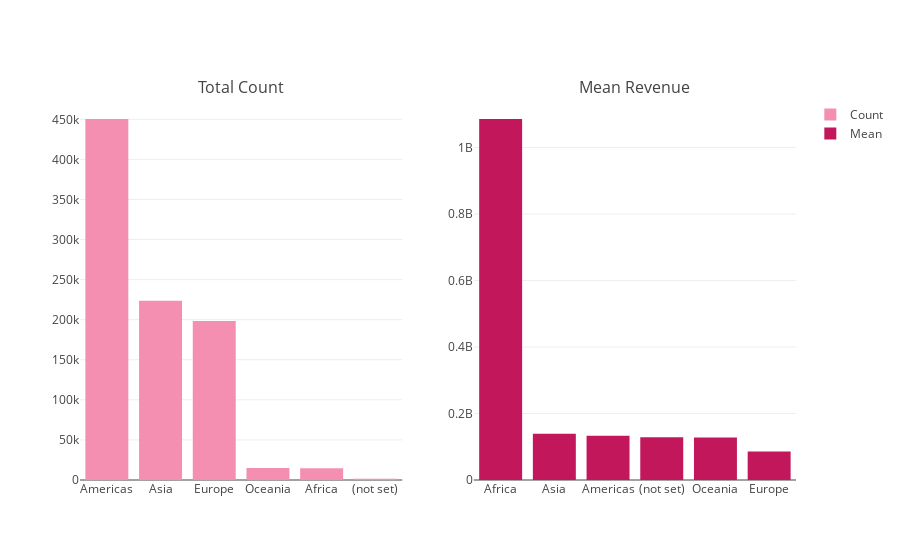

Source (notebook cell):
### Code cell
count_mean('geoNetwork.continent',"#F48FB1","#C2185B")

### Figure 1 — Plotly figure (JSON) as saved in the notebook; plotly's stock layout.template omitted (floating-point values rounded to 4 significant figures)
{"data": [{"marker": {"color": "#F48FB1"}, "name": "Count", "type": "bar", "uid": "5cafecde-e715-11e8-8148-8c859051acaa", "x": ["Americas", "Asia", "Europe", "Oceania", "Africa", "(not set)"], "xaxis": "x", "y": [450377, 223698, 198311, 15054, 14745, 1468], "yaxis": "y"}, {"marker": {"color": "#C2185B"}, "name": "Mean", "type": "bar", "uid": "5cb05354-e715-11e8-ba91-8c859051acaa", "x": ["Africa", "Asia", "Americas", "(not set)", "Oceania", "Europe"], "xaxis": "x2", "y": [1085970000, 139214720, 133400000.0, 128300000.0, 128100000.0, 85410000.0], "yaxis": "y2"}], "layout": {"annotations": [{"font": {"size": 16}, "showarrow": false, "text": "Total Count", "x": 0.225, "xanchor": "center", "xref": "paper", "y": 1, "yanchor": "bottom", "yref": "paper"}, {"font": {"size": 16}, "showarrow": false, "text": "Mean Revenue", "x": 0.775, "xanchor": "center", "xref": "paper", "y": 1, "yanchor": "bottom", "yref": "paper"}], "xaxis": {"anchor": "y", "domain": [0, 0.45]}, "xaxis2": {"anchor": "y2", "domain": [0.55, 1]}, "yaxis": {"anchor": "x", "domain": [0, 1]}, "yaxis2": {"anchor": "x2", "domain": [0, 1]}}}
